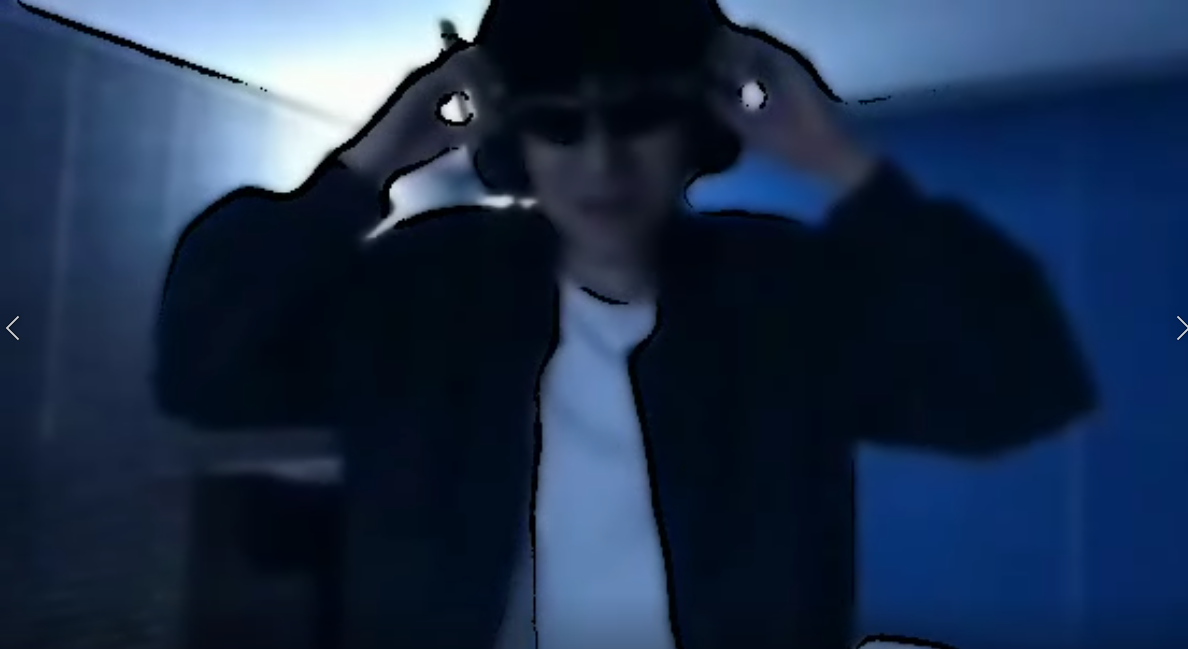
#> input picture image/basic.png, 1188 x 649 px, given in place of video.avi, which was not available
$ python photooner.py
#> lines starting #> are read from the running program, lines starting #| are printed output that depends on the picture; after the words box and inside, x2 and y2 are one past the last pixel; in counts of white or black regions, pixels touching at a corner belong together; pictures that were not available may be replaced by others from this repository, and a replacement may not be noted
#> further down, frame is the input picture: shape (649, 1188, 3); mean B, G, R 73.4, 46.6, 28.9
import cv2
import numpy as np

def cartoonize_image(img, k=9, edge_thresh=100):
    # 컬러 양자화를 위한 k-평균 클러스터링
#> called with k = 9, edge_thresh = 100
    data = np.float32(img).reshape((-1, 3))
    criteria = (cv2.TERM_CRITERIA_EPS + cv2.TERM_CRITERIA_MAX_ITER, 20, 1.0)
    _, labels, centers = cv2.kmeans(data, k, None, criteria, 10, cv2.KMEANS_RANDOM_CENTERS)
#> centers = [[228.7, 193.8, 163.9], [149.4, 107.1, 77.9], [23.44, 10.39, 1.67], [98.24, 42.1, 7.63], [179.5, 134.9, 101.9], [52.63, 30.66, 17.64], [248, 240.3, 220], [118.9, 77.87, 49.71], [78.16, 51.16, 37.02]]
    centers = np.uint8(centers)
#> centers = [[228, 193, 163], [149, 107, 77], [23, 10, 1], [98, 42, 7], [179, 134, 101], [52, 30, 17], [247, 240, 220], [118, 77, 49], [78, 51, 37]]
    quantized = centers[labels.flatten()].reshape(img.shape)
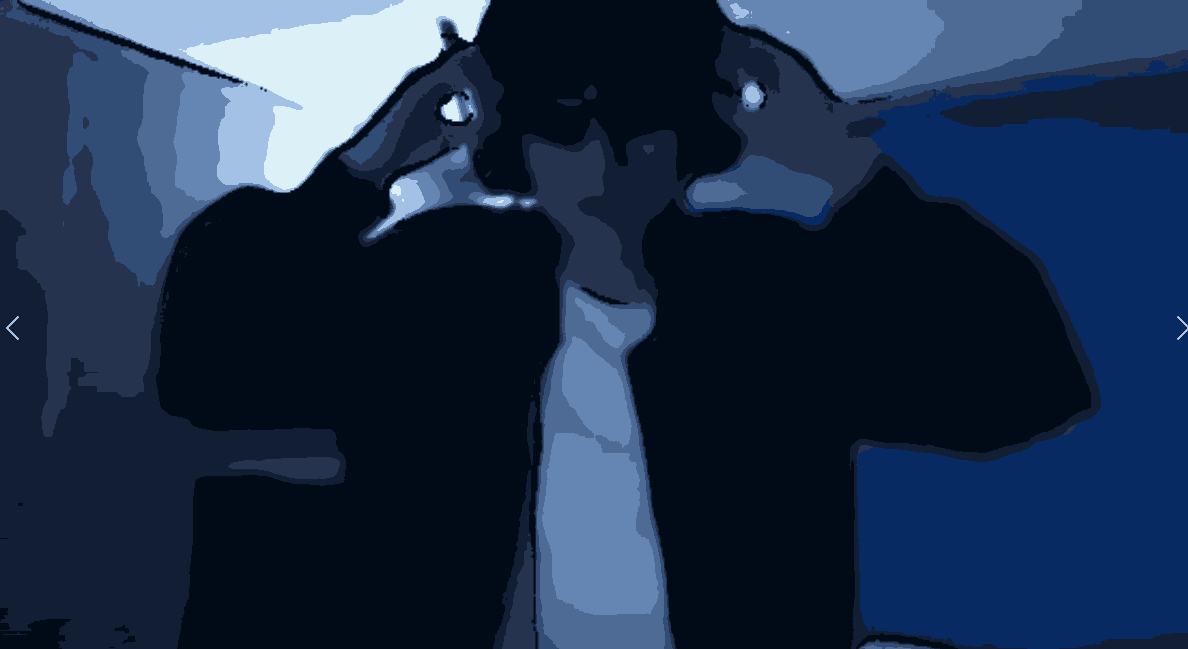
#> quantized: shape (649, 1188, 3); mean B, G, R 72.9, 46.2, 28.3

    # Canny 에지 검출
    gray = cv2.cvtColor(img, cv2.COLOR_BGR2GRAY)
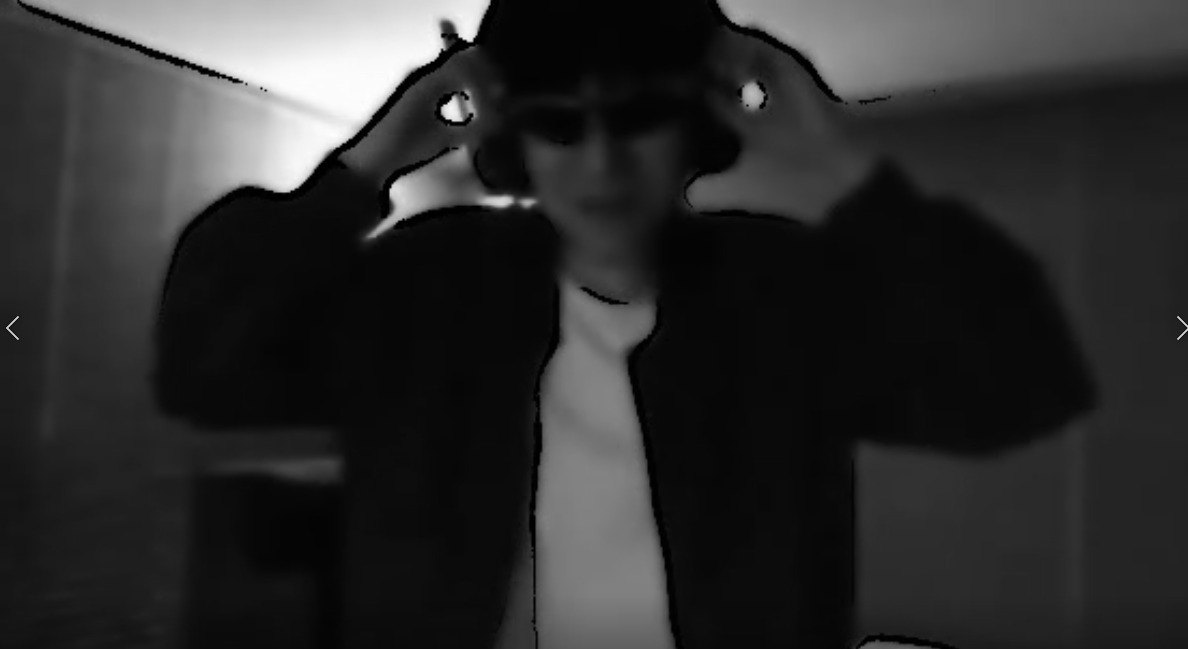
#> gray: shape (649, 1188); min 0, max 254, mean 44.3
    gray = cv2.medianBlur(gray, 5)
    edges = cv2.Canny(gray, edge_thresh, edge_thresh*2)
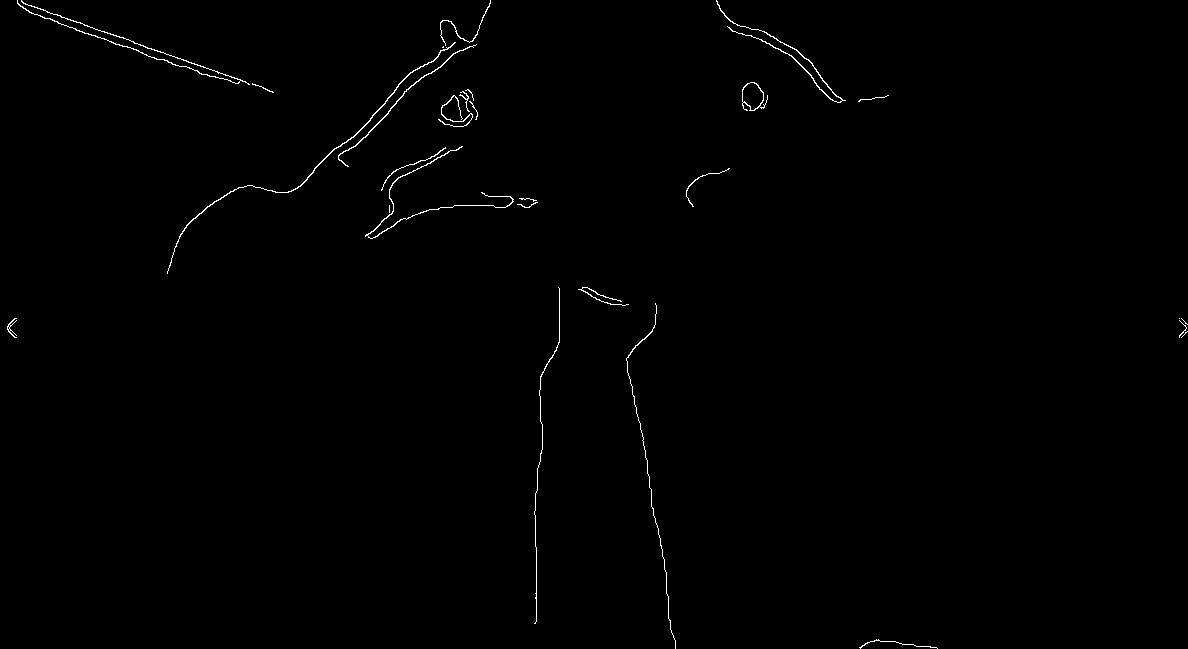
#> edges: shape (649, 1188); 0.52% white in thin lines or dots

    # 에지 강조
    edges = cv2.bitwise_not(edges)
#> edges: shape (649, 1188); 99.5% white; black in thin lines or dots
    cartoon = cv2.bitwise_and(quantized, quantized, mask=edges)

    return cartoon

# 비디오 파일을 읽기 위한 준비
cap = cv2.VideoCapture('video.avi')  # 'video.mp4'는 원하는 비디오 파일 경로로 변경해주세요.

# 비디오 저장을 위한 준비
fourcc = cv2.VideoWriter_fourcc(*'XVID')
out = cv2.VideoWriter('cartoon_video.avi', fourcc, 20.0, (int(cap.get(3)), int(cap.get(4))))

while cap.isOpened():
    ret, frame = cap.read()
    if not ret:
        break

    cartoon_frame = cartoonize_image(frame, k=9, edge_thresh=100)

    # 변환된 프레임을 비디오 파일로 저장
    out.write(cartoon_frame)

    cv2.imshow('Cartoonized Video', cartoon_frame)

    if cv2.waitKey(1) & 0xFF == ord('q'):
#> (key q is pressed here)
        break

# 모든 작업이 끝나면 해제
cap.release()
out.release()
cv2.destroyAllWindows()

$ run again, on image/no-sunglasses.png
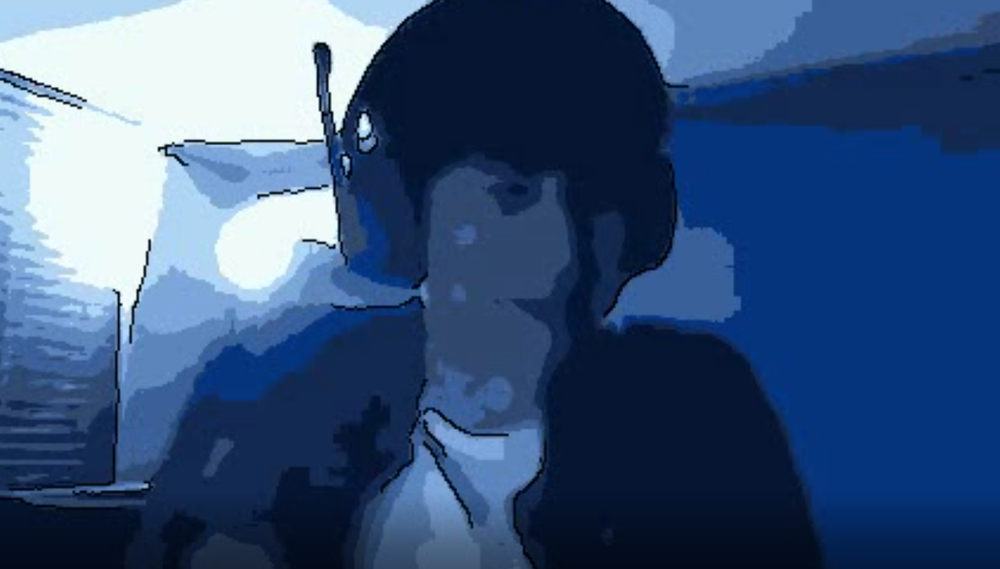
#> input picture image/no-sunglasses.png, 1000 x 569 px, shrunk from 1452 x 826 before the run, given in place of video.avi, which was not available
#> frame is the input picture: shape (569, 1000, 3); mean B, G, R 124, 84.4, 56.9
#> in cartoonize_image, `_, labels, centers = cv2.kmeans(data, k, None, criteria, 10, cv2.KMEAN..`: centers = [[214.5, 165.7, 125.5], [123.7, 51.76, 5.55], [111.2, 72.28, 47.09], [79.89, 40.26, 16.81], [240.7, 211.7, 176.2], [149.6, 96.28, 60.05], [184.9, 132.7, 93.21], [46.73, 19.86, 4.87], [249.4, 250, 237.4]]
#> in cartoonize_image, `centers = np.uint8(centers)`: centers = [[214, 165, 125], [123, 51, 5], [111, 72, 47], [79, 40, 16], [240, 211, 176], [149, 96, 60], [184, 132, 93], [46, 19, 4], [249, 249, 237]]
#> in cartoonize_image, `edges = cv2.Canny(gray, edge_thresh, edge_thresh*2)`:
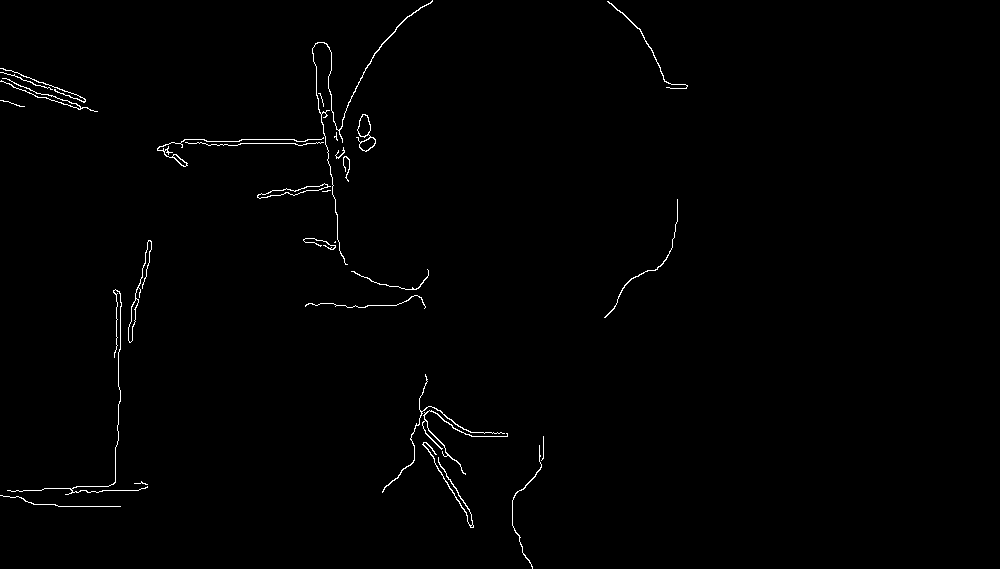
#> edges: shape (569, 1000); 0.78% white in thin lines or dots, all inside (x1, y1, x2, y2) = (0, 0, 688, 569)
#> in cartoonize_image, `cartoon = cv2.bitwise_and(quantized, quantized, mask=edges)`:
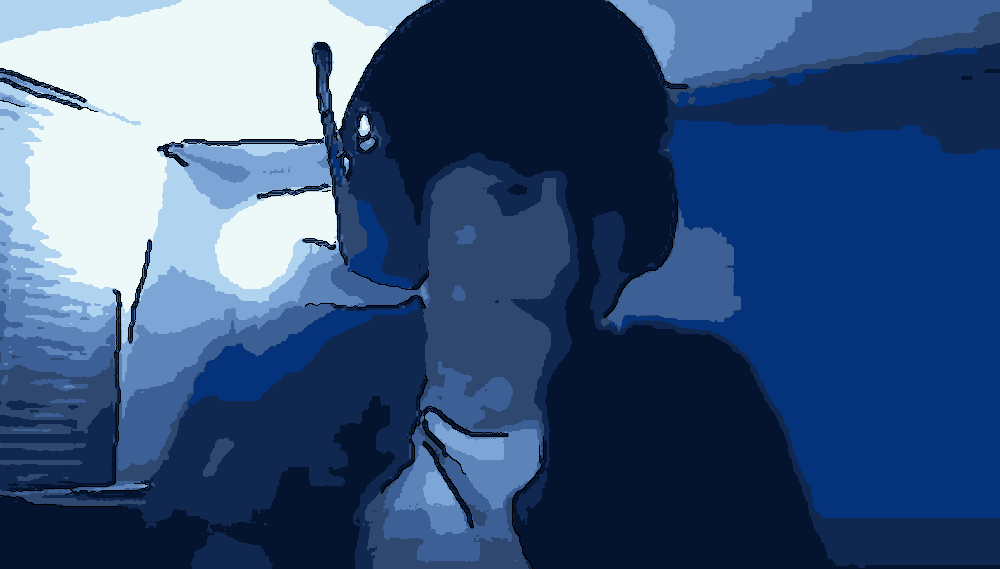
#> cartoon: shape (569, 1000, 3); mean B, G, R 122.2, 82.9, 55.7

$ run again, on image/sobel.png
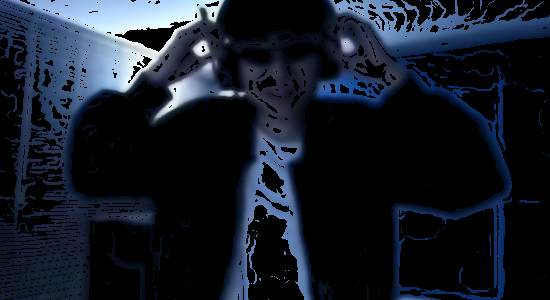
#> input picture image/sobel.png, 550 x 300 px, given in place of video.avi, which was not available
#> frame is the input picture: shape (300, 550, 3); mean B, G, R 40.5, 28.9, 21.9
#> in cartoonize_image, `_, labels, centers = cv2.kmeans(data, k, None, criteria, 10, cv2.KMEAN..`: centers = [[120.3, 79.43, 53.94], [80.86, 54.03, 42.45], [34.6, 16.84, 7.99], [55.52, 32.65, 21.5], [196.7, 157.7, 128.2], [95.94, 45.35, 15.59], [161.3, 117.2, 88.87], [0.0555, 0.0218, 0.00487], [243.7, 221.9, 196.9]]
#> in cartoonize_image, `centers = np.uint8(centers)`: centers = [[120, 79, 53], [80, 54, 42], [34, 16, 7], [55, 32, 21], [196, 157, 128], [95, 45, 15], [161, 117, 88], [0, 0, 0], [243, 221, 196]]
#> in cartoonize_image, `edges = cv2.Canny(gray, edge_thresh, edge_thresh*2)`:
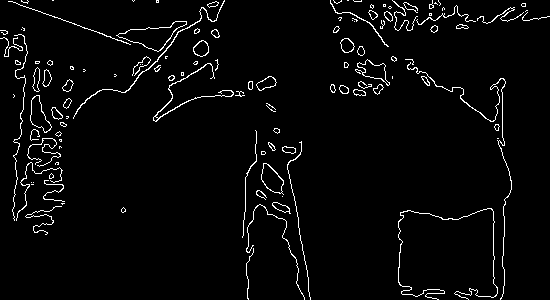
#> edges: shape (300, 550); 3.3% white in thin lines or dots
#> in cartoonize_image, `cartoon = cv2.bitwise_and(quantized, quantized, mask=edges)`:
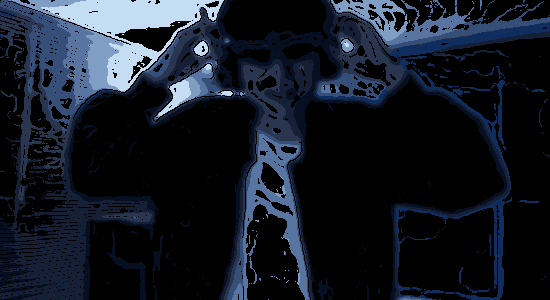
#> cartoon: shape (300, 550, 3); mean B, G, R 37.7, 26.9, 20.2

$ run again, on image/sunglasses.png
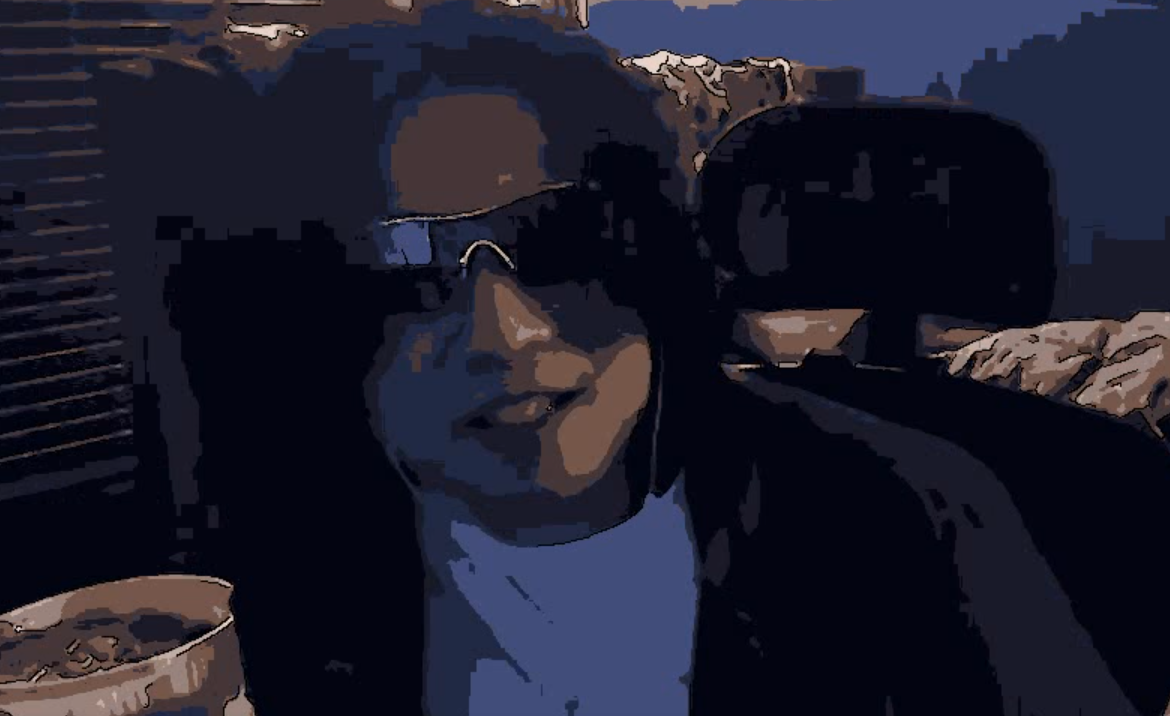
#> input picture image/sunglasses.png, 1170 x 716 px, given in place of video.avi, which was not available
#> frame is the input picture: shape (716, 1170, 3); mean B, G, R 44.6, 29.4, 29.7
#> in cartoonize_image, `_, labels, centers = cv2.kmeans(data, k, None, criteria, 10, cv2.KMEAN..`: centers = [[102.4, 108.5, 129.1], [40.32, 25.66, 25.2], [123.9, 130.8, 152.8], [75.65, 85.23, 112.4], [121.2, 76.78, 65.16], [65.9, 40.55, 33.5], [177.6, 185.4, 204.5], [56.38, 53.46, 67.1], [17.1, 4.25, 3.28]]
#> in cartoonize_image, `centers = np.uint8(centers)`: centers = [[102, 108, 129], [40, 25, 25], [123, 130, 152], [75, 85, 112], [121, 76, 65], [65, 40, 33], [177, 185, 204], [56, 53, 67], [17, 4, 3]]
#> in cartoonize_image, `edges = cv2.Canny(gray, edge_thresh, edge_thresh*2)`:
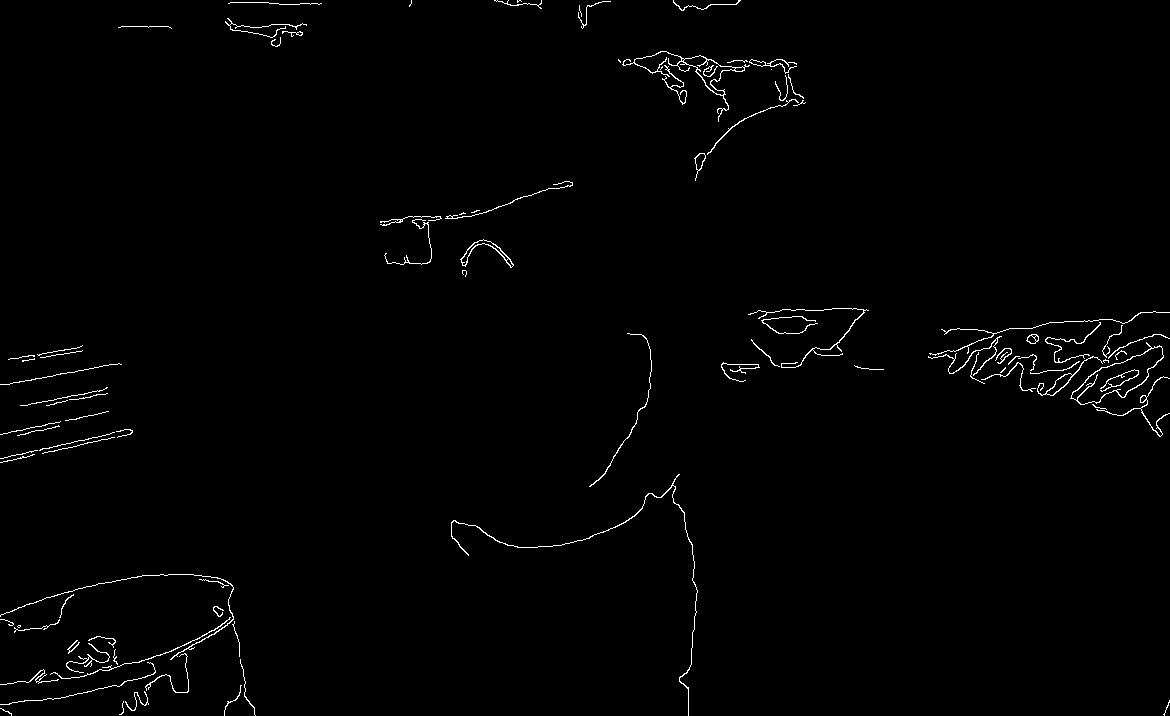
#> edges: shape (716, 1170); 1.1% white in thin lines or dots
#> in cartoonize_image, `cartoon = cv2.bitwise_and(quantized, quantized, mask=edges)`:
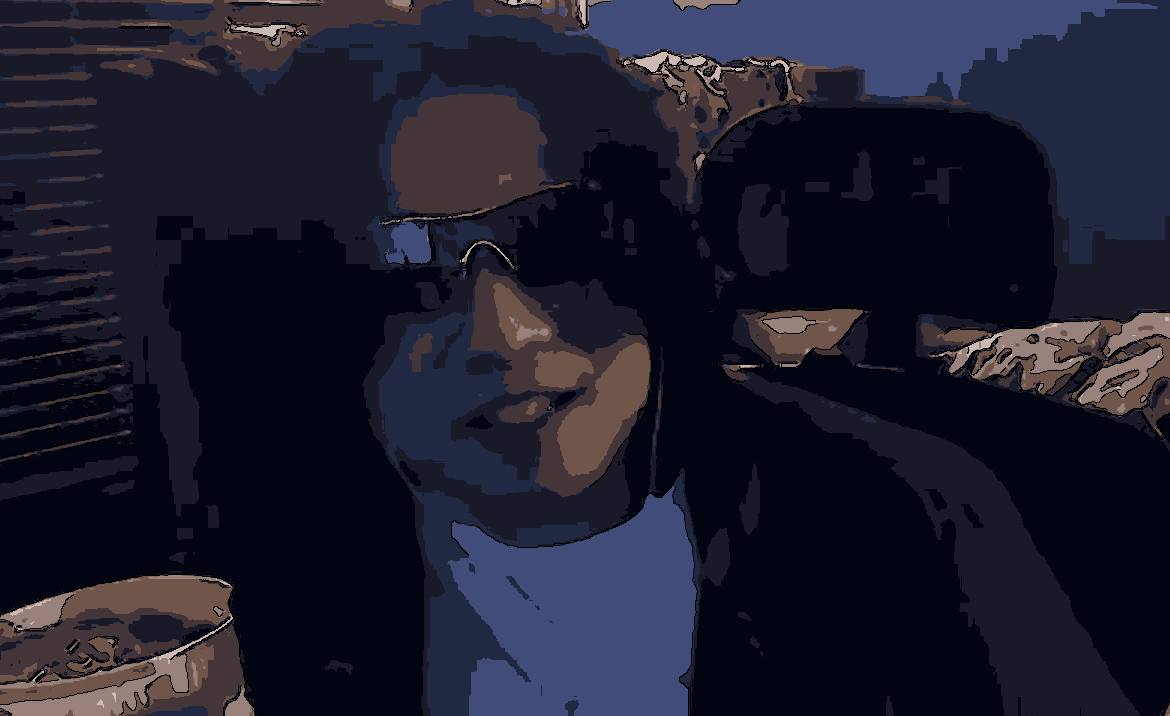
#> cartoon: shape (716, 1170, 3); mean B, G, R 43.5, 28.2, 28.5
